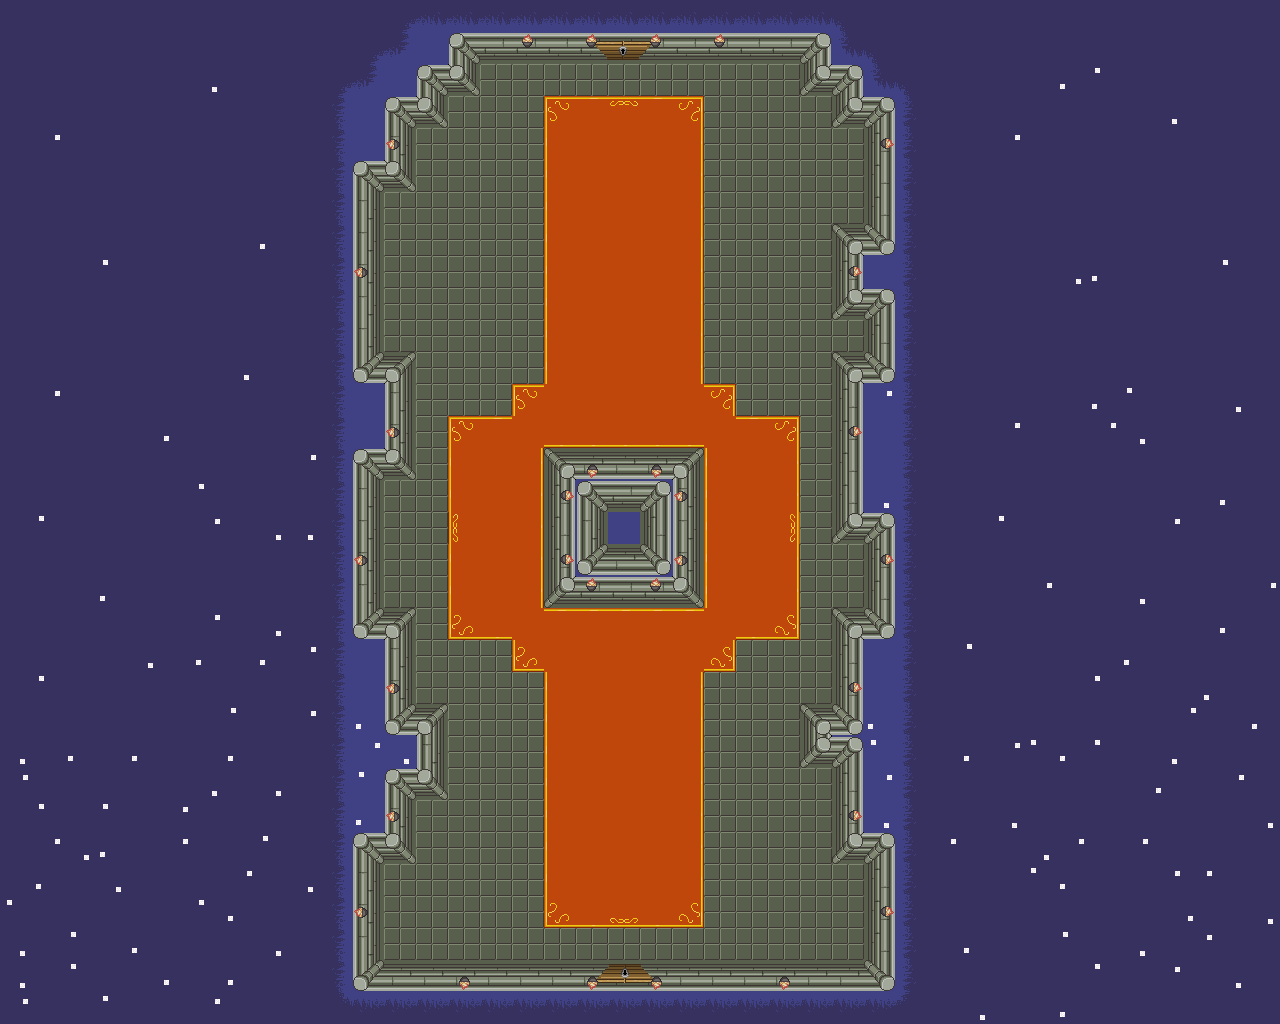

Tiled map render using the project's own tile images. Description and the map definition, with tile-layer contents summarised, below:
An orthogonal 40x32 tile map with 32x32 px tiles, 5 tile layers (Fundo est, Piso, Fundo, Porta, ...), 4 tilesets and 31 objects (26x Parede, Porta_XI, Porta_V, Player, XIV, ...).

<map version="1.10" tiledversion="1.10.2" orientation="orthogonal" renderorder="right-down" width="40" height="32" tilewidth="32" tileheight="32" infinite="0" nextlayerid="10" nextobjectid="33">
 <tileset firstgid="1" source="Fundo.tsx" />
 <tileset firstgid="53" source="tileset_complet.tsx" />
 <tileset firstgid="134" source="Fundo_anm.tsx" />
 <tileset firstgid="186" source="tileset_complet_anm.tsx" />
 <objectgroup id="6" name="Paredes">
  <object id="1" name="Parede" x="448" y="32" width="384" height="32">
   <properties>
    <property name="Collision" type="bool" value="true" />
   </properties>
  </object>
  <object id="2" name="Parede" x="800" y="64" width="64" height="32">
   <properties>
    <property name="Collision" type="bool" value="true" />
   </properties>
  </object>
  <object id="3" name="Parede" x="832" y="96" width="64" height="32">
   <properties>
    <property name="Collision" type="bool" value="true" />
   </properties>
  </object>
  <object id="4" name="Parede" x="864" y="128" width="32" height="128">
   <properties>
    <property name="Collision" type="bool" value="true" />
   </properties>
  </object>
  <object id="5" name="Parede" x="832" y="224" width="32" height="96">
   <properties>
    <property name="Collision" type="bool" value="true" />
   </properties>
  </object>
  <object id="6" name="Parede" x="864" y="288" width="32" height="96">
   <properties>
    <property name="Collision" type="bool" value="true" />
   </properties>
  </object>
  <object id="7" name="Parede" x="832" y="352" width="32" height="192">
   <properties>
    <property name="Collision" type="bool" value="true" />
   </properties>
  </object>
  <object id="8" name="Parede" x="864" y="512" width="32" height="128">
   <properties>
    <property name="Collision" type="bool" value="true" />
   </properties>
  </object>
  <object id="9" name="Parede" x="832" y="608" width="32" height="96">
   <properties>
    <property name="Collision" type="bool" value="true" />
   </properties>
  </object>
  <object id="10" name="Parede" x="800" y="704" width="64" height="32">
   <properties>
    <property name="Collision" type="bool" value="true" />
   </properties>
  </object>
  <object id="11" name="Parede" x="800" y="736" width="64" height="32">
   <properties>
    <property name="Collision" type="bool" value="true" />
   </properties>
  </object>
  <object id="12" name="Parede" x="832" y="768" width="32" height="96">
   <properties>
    <property name="Collision" type="bool" value="true" />
   </properties>
  </object>
  <object id="13" name="Parede" x="864" y="832" width="32" height="160">
   <properties>
    <property name="Collision" type="bool" value="true" />
   </properties>
  </object>
  <object id="14" name="Parede" x="352" y="960" width="512" height="32">
   <properties>
    <property name="Collision" type="bool" value="true" />
   </properties>
  </object>
  <object id="15" name="Parede" x="352" y="832" width="32" height="128">
   <properties>
    <property name="Collision" type="bool" value="true" />
   </properties>
  </object>
  <object id="16" name="Parede" x="384" y="768" width="32" height="96">
   <properties>
    <property name="Collision" type="bool" value="true" />
   </properties>
  </object>
  <object id="17" name="Parede" x="416" y="704" width="32" height="96">
   <properties>
    <property name="Collision" type="bool" value="true" />
   </properties>
  </object>
  <object id="18" name="Parede" x="384" y="608" width="32" height="128">
   <properties>
    <property name="Collision" type="bool" value="true" />
   </properties>
  </object>
  <object id="19" name="Parede" x="352" y="448" width="32" height="192">
   <properties>
    <property name="Collision" type="bool" value="true" />
   </properties>
  </object>
  <object id="20" name="Parede" x="384" y="352" width="32" height="128">
   <properties>
    <property name="Collision" type="bool" value="true" />
   </properties>
  </object>
  <object id="21" name="Parede" x="352" y="160" width="32" height="224">
   <properties>
    <property name="Collision" type="bool" value="true" />
   </properties>
  </object>
  <object id="22" name="Parede" x="384" y="96" width="32" height="96">
   <properties>
    <property name="Collision" type="bool" value="true" />
   </properties>
  </object>
  <object id="23" name="Parede" x="416" y="64" width="32" height="64">
   <properties>
    <property name="Collision" type="bool" value="true" />
   </properties>
  </object>
  <object id="24" name="Parede" x="448" y="64" width="32" height="32">
   <properties>
    <property name="Collision" type="bool" value="true" />
   </properties>
  </object>
  <object id="30" name="Parede" x="608" y="128" width="32" height="64">
   <properties>
    <property name="Collision" type="bool" value="true" />
   </properties>
  </object>
  <object id="32" name="Parede" x="544" y="448" width="160" height="160">
   <properties>
    <property name="Collision" type="bool" value="true" />
   </properties>
  </object>
 </objectgroup>
 <objectgroup id="7" name="Portas">
  <object id="26" name="Porta_XI" x="576" y="32" width="96" height="128">
   <properties>
    <property name="porta" type="bool" value="true" />
   </properties>
  </object>
  <object id="27" name="Porta_V" x="576" y="928" width="96" height="64">
   <properties>
    <property name="porta" type="bool" value="true" />
   </properties>
  </object>
 </objectgroup>
 <objectgroup id="8" name="Pontos">
  <object id="28" name="Player" x="619.606" y="906.8">
   <point />
  </object>
  <object id="29" name="XIV" x="625.717" y="193.092">
   <point />
  </object>
 </objectgroup>
 <objectgroup id="9" name="Inimigos">
  <object id="31" name="Inimigo XIV" x="544" y="32" width="160" height="224">
   <properties>
    <property name="Interagir" type="bool" value="true" />
   </properties>
  </object>
 </objectgroup>
 <layer id="1" name="Fundo est" width="40" height="32">
  <data>[1280 cells, 1280 non-empty, 1 distinct tile ids]</data>
 </layer>
 <layer id="2" name="Piso" width="40" height="32">
  <data>[1280 cells, 1279 non-empty, 15 distinct tile ids]</data>
 </layer>
 <layer id="3" name="Fundo" width="40" height="32">
  <data>[1280 cells, 220 non-empty, 5 distinct tile ids]</data>
 </layer>
 <layer id="4" name="Porta" width="40" height="32">
  <data>[1280 cells, 157 non-empty, 12 distinct tile ids]</data>
 </layer>
 <layer id="5" name="Tocha" width="40" height="32">
  <data>[1280 cells, 30 non-empty, 1 distinct tile ids]</data>
 </layer>
</map>
